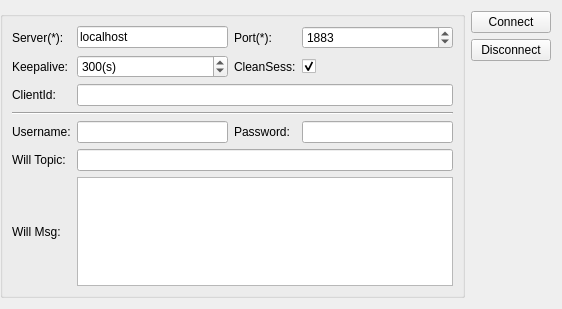
<?xml version="1.0" encoding="UTF-8"?>
<ui version="4.0">
 <class>ConnForm</class>
 <widget class="QWidget" name="ConnForm">
  <property name="geometry">
   <rect>
    <x>0</x>
    <y>0</y>
    <width>562</width>
    <height>309</height>
   </rect>
  </property>
  <property name="maximumSize">
   <size>
    <width>16777215</width>
    <height>16777215</height>
   </size>
  </property>
  <property name="windowTitle">
   <string>Form</string>
  </property>
  <layout class="QHBoxLayout" name="horizontalLayout" stretch="0,0">
   <property name="leftMargin">
    <number>0</number>
   </property>
   <item>
    <widget class="QGroupBox" name="groupBox">
     <property name="title">
      <string/>
     </property>
     <layout class="QGridLayout" name="gridLayout" columnstretch="0,0,0,0">
      <item row="5" column="2">
       <widget class="QLabel" name="label_8">
        <property name="text">
         <string>Password:</string>
        </property>
        <property name="buddy">
         <cstring>lePasswd</cstring>
        </property>
       </widget>
      </item>
      <item row="7" column="0">
       <widget class="QLabel" name="label">
        <property name="text">
         <string>Will Topic:</string>
        </property>
        <property name="buddy">
         <cstring>leWillTopic</cstring>
        </property>
       </widget>
      </item>
      <item row="2" column="0">
       <widget class="QLabel" name="label_9">
        <property name="text">
         <string>ClientId:</string>
        </property>
        <property name="buddy">
         <cstring>leClientId</cstring>
        </property>
       </widget>
      </item>
      <item row="8" column="0">
       <widget class="QLabel" name="label_2">
        <property name="text">
         <string>Will Msg:</string>
        </property>
        <property name="buddy">
         <cstring>teWillMsg</cstring>
        </property>
       </widget>
      </item>
      <item row="3" column="0" colspan="4">
       <widget class="Line" name="line">
        <property name="orientation">
         <enum>Qt::Horizontal</enum>
        </property>
       </widget>
      </item>
      <item row="5" column="1">
       <widget class="QLineEdit" name="leUser"/>
      </item>
      <item row="7" column="1" colspan="3">
       <widget class="QLineEdit" name="leWillTopic"/>
      </item>
      <item row="0" column="1">
       <widget class="QLineEdit" name="leHost">
        <property name="text">
         <string>localhost</string>
        </property>
       </widget>
      </item>
      <item row="5" column="0">
       <widget class="QLabel" name="label_7">
        <property name="text">
         <string>Username:</string>
        </property>
        <property name="buddy">
         <cstring>leUser</cstring>
        </property>
       </widget>
      </item>
      <item row="0" column="0">
       <widget class="QLabel" name="label_6">
        <property name="text">
         <string>Server(*):</string>
        </property>
        <property name="buddy">
         <cstring>leHost</cstring>
        </property>
       </widget>
      </item>
      <item row="0" column="3">
       <widget class="QSpinBox" name="sbPort">
        <property name="minimum">
         <number>1</number>
        </property>
        <property name="maximum">
         <number>65535</number>
        </property>
        <property name="value">
         <number>1883</number>
        </property>
       </widget>
      </item>
      <item row="5" column="3">
       <widget class="QLineEdit" name="lePasswd"/>
      </item>
      <item row="0" column="2">
       <widget class="QLabel" name="label_5">
        <property name="text">
         <string>Port(*):</string>
        </property>
        <property name="buddy">
         <cstring>sbPort</cstring>
        </property>
       </widget>
      </item>
      <item row="8" column="1" colspan="3">
       <widget class="QTextEdit" name="teWillMsg"/>
      </item>
      <item row="2" column="1" colspan="3">
       <widget class="QLineEdit" name="leClientId">
        <property name="text">
         <string/>
        </property>
       </widget>
      </item>
      <item row="1" column="0">
       <widget class="QLabel" name="label_3">
        <property name="text">
         <string>Keepalive:</string>
        </property>
        <property name="buddy">
         <cstring>sbKeepalive</cstring>
        </property>
       </widget>
      </item>
      <item row="1" column="1">
       <widget class="QSpinBox" name="sbKeepalive">
        <property name="suffix">
         <string notr="true">(s)</string>
        </property>
        <property name="maximum">
         <number>3600</number>
        </property>
        <property name="value">
         <number>300</number>
        </property>
       </widget>
      </item>
      <item row="1" column="2">
       <widget class="QLabel" name="label_4">
        <property name="text">
         <string>CleanSess:</string>
        </property>
        <property name="buddy">
         <cstring>cbCleanSess</cstring>
        </property>
       </widget>
      </item>
      <item row="1" column="3">
       <widget class="QCheckBox" name="cbCleanSess">
        <property name="text">
         <string/>
        </property>
        <property name="checked">
         <bool>true</bool>
        </property>
       </widget>
      </item>
     </layout>
    </widget>
   </item>
   <item>
    <layout class="QVBoxLayout" name="verticalLayout">
     <item>
      <widget class="QPushButton" name="connButton">
       <property name="text">
        <string>Connect</string>
       </property>
      </widget>
     </item>
     <item>
      <widget class="QPushButton" name="disconnButton">
       <property name="text">
        <string>Disconnect</string>
       </property>
      </widget>
     </item>
     <item>
      <spacer name="verticalSpacer">
       <property name="orientation">
        <enum>Qt::Vertical</enum>
       </property>
       <property name="sizeHint" stdset="0">
        <size>
         <width>20</width>
         <height>40</height>
        </size>
       </property>
      </spacer>
     </item>
    </layout>
   </item>
  </layout>
 </widget>
 <tabstops>
  <tabstop>leHost</tabstop>
  <tabstop>sbPort</tabstop>
  <tabstop>sbKeepalive</tabstop>
  <tabstop>cbCleanSess</tabstop>
  <tabstop>leClientId</tabstop>
  <tabstop>leUser</tabstop>
  <tabstop>lePasswd</tabstop>
  <tabstop>leWillTopic</tabstop>
  <tabstop>teWillMsg</tabstop>
  <tabstop>connButton</tabstop>
  <tabstop>disconnButton</tabstop>
 </tabstops>
 <resources/>
 <connections>
  <connection>
   <sender>connButton</sender>
   <signal>clicked()</signal>
   <receiver>ConnForm</receiver>
   <slot>onConnect()</slot>
   <hints>
    <hint type="sourcelabel">
     <x>455</x>
     <y>23</y>
    </hint>
    <hint type="destinationlabel">
     <x>533</x>
     <y>17</y>
    </hint>
   </hints>
  </connection>
  <connection>
   <sender>disconnButton</sender>
   <signal>clicked()</signal>
   <receiver>ConnForm</receiver>
   <slot>onDisconnect()</slot>
   <hints>
    <hint type="sourcelabel">
     <x>473</x>
     <y>70</y>
    </hint>
    <hint type="destinationlabel">
     <x>529</x>
     <y>67</y>
    </hint>
   </hints>
  </connection>
 </connections>
 <slots>
  <slot>onConnect()</slot>
  <slot>onDisconnect()</slot>
 </slots>
</ui>
